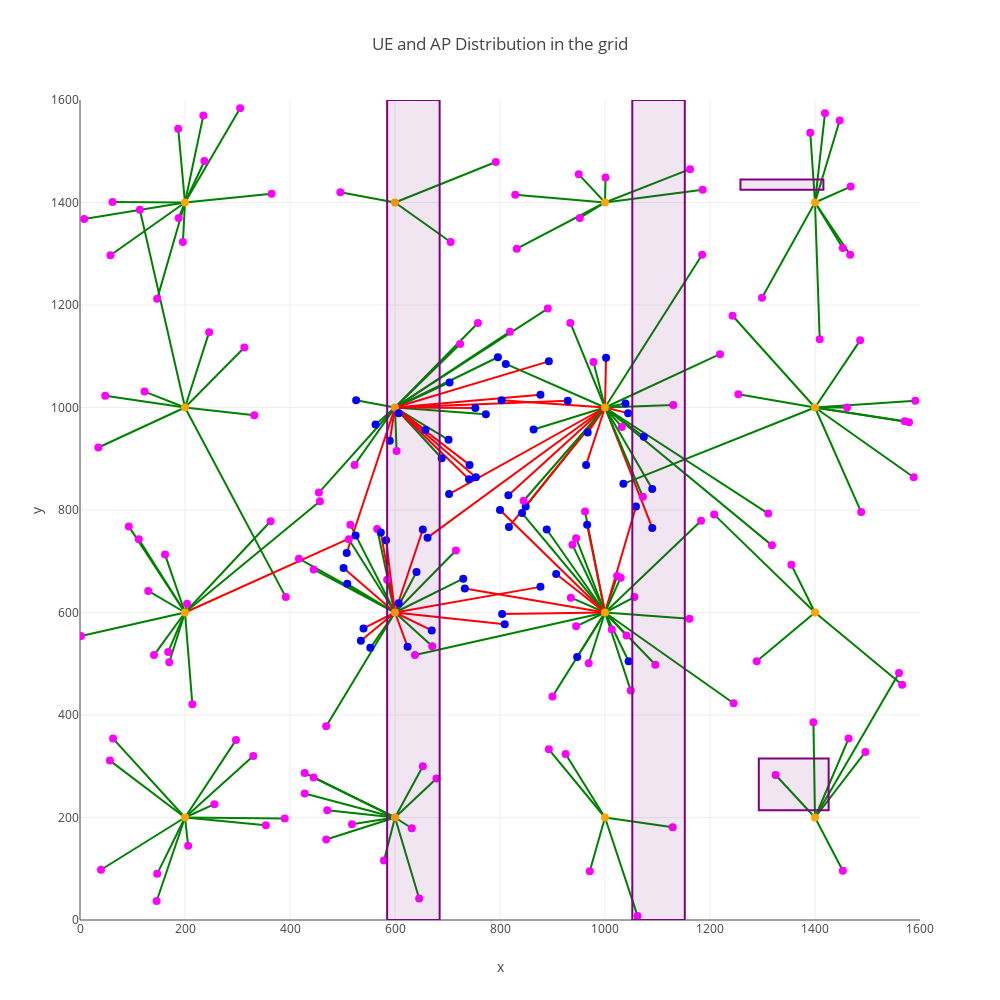

Notebook source saved alongside this figure:
### Code cell
#plot of ue and ap connection
ue_ap_list = result.UE_AP_LIST[0]
nodes = nodes = [(0, 0)]
nodes += [tuple(x.location) for x in ue_ap_list]
nodes_color = []
print(nodes_color)
nodes_color += ['orange'] * 16
for ue in ue_ap_list[16:]:
    if ue.app == 2:
            # video UEs
        color = 'blue'
    else:
            # Web UEs
        color = 'magenta'
    nodes_color.append(color)
n_x, n_y = zip(*nodes[1:])
nodes_dict = dict(
    type='scatter',
    x=n_x,
    y=n_y,
    mode='markers',
    marker=dict(size=8, color=nodes_color)
    )
edges = []
edge_color = []
for i, ue in enumerate(ue_ap_list[16:]):
    if ue.sla == 1:
        color = "green"
    else:
        color = "red"
    edges.append((ue.ap, i+17))
    edge_color.append(color)
edges_list = []
for k, e in enumerate(edges):
    info = dict(
        type='scatter',
        x=[nodes[e[0]][0], nodes[e[1]][0]],
        y=[nodes[e[0]][1], nodes[e[1]][1]],
        mode='lines',
        line=dict(width=2, color=edge_color[k])
    )
    edges_list.append(info)
data = edges_list + [nodes_dict]

figure={"data":data,
        "layout": {'xaxis':{'range': [0, 1600], 'title': 'x'},
                   'yaxis':{'range': [0, 1600], 'title': 'y'},
                   'title':"UE and AP Distribution in the grid",
                   'height' : 1000,
                   'width' :1000,
                   'showlegend': False,
                   "shapes":Rec_dict, 
                  }
       }
plotly.offline.iplot(figure)

### Figure 1 — Plotly figure (JSON) as saved in the notebook; plotly's stock layout.template omitted (floating-point values rounded to 4 significant figures; data arrays with more than 128 entries replaced by an {"elided": "..."} marker saying what was removed)
{"data": [{"line": {"color": "green", "width": 2}, "mode": "lines", "type": "scatter", "x": [1000, 945], "y": [600, 745]}, {"line": {"color": "green", "width": 2}, "mode": "lines", "type": "scatter", "x": [1000, 1162], "y": [1400, 1465]}, {"line": {"color": "green", "width": 2}, "mode": "lines", "type": "scatter", "x": [600, 689], "y": [1000, 901]}, {"line": {"color": "green", "width": 2}, "mode": "lines", "type": "scatter", "x": [1000, 952], "y": [1400, 1370]}, {"line": {"color": "green", "width": 2}, "mode": "lines", "type": "scatter", "x": [200, 392], "y": [1000, 630]}, {"line": {"color": "green", "width": 2}, "mode": "lines", "type": "scatter", "x": [600, 653], "y": [200, 300]}, {"line": {"color": "green", "width": 2}, "mode": "lines", "type": "scatter", "x": [1000, 1013], "y": [600, 567]}, {"line": {"color": "green", "width": 2}, "mode": "lines", "type": "scatter", "x": [1000, 889], "y": [600, 762]}, {"line": {"color": "green", "width": 2}, "mode": "lines", "type": "scatter", "x": [200, 114], "y": [1000, 1386]}, {"line": {"color": "green", "width": 2}, "mode": "lines", "type": "scatter", "x": [1000, 925], "y": [200, 324]}, {"line": {"color": "green", "width": 2}, "mode": "lines", "type": "scatter", "x": [200, 63], "y": [200, 354]}, {"line": {"color": "green", "width": 2}, "mode": "lines", "type": "scatter", "x": [200, 123], "y": [1000, 1031]}, {"line": {"color": "green", "width": 2}, "mode": "lines", "type": "scatter", "x": [1400, 1289], "y": [600, 505]}, {"line": {"color": "green", "width": 2}, "mode": "lines", "type": "scatter", "x": [200, 141], "y": [600, 517]}, {"line": {"color": "green", "width": 2}, "mode": "lines", "type": "scatter", "x": [1000, 900], "y": [600, 436]}, {"line": {"color": "green", "width": 2}, "mode": "lines", "type": "scatter", "x": [1000, 842], "y": [600, 794]}, {"line": {"color": "green", "width": 2}, "mode": "lines", "type": "scatter", "x": [600, 730], "y": [600, 666]}, {"line": {"color": "green", "width": 2}, "mode": "lines", "type": "scatter", "x": [600, 455], "y": [1000, 834]}, {"line": {"color": "green", "width": 2}, "mode": "lines", "type": "scatter", "x": [600, 704], "y": [1000, 1049]}, {"line": {"color": "green", "width": 2}, "mode": "lines", "type": "scatter", "x": [200, 235], "y": [1400, 1570]}, {"line": {"color": "green", "width": 2}, "mode": "lines", "type": "scatter", "x": [600, 469], "y": [600, 378]}, {"line": {"color": "green", "width": 2}, "mode": "lines", "type": "scatter", "x": [1000, 1183], "y": [600, 779]}, {"line": {"color": "green", "width": 2}, "mode": "lines", "type": "scatter", "x": [1000, 1185], "y": [1000, 1298]}, {"line": {"color": "green", "width": 2}, "mode": "lines", "type": "scatter", "x": [1000, 1041], "y": [600, 555]}, {"line": {"color": "green", "width": 2}, "mode": "lines", "type": "scatter", "x": [1000, 1245], "y": [600, 423]}, {"line": {"color": "green", "width": 2}, "mode": "lines", "type": "scatter", "x": [1400, 1355], "y": [600, 693]}, {"line": {"color": "green", "width": 2}, "mode": "lines", "type": "scatter", "x": [1000, 978], "y": [1000, 1089]}, {"line": {"color": "green", "width": 2}, "mode": "lines", "type": "scatter", "x": [1400, 1447], "y": [1400, 1560]}, {"line": {"color": "green", "width": 2}, "mode": "lines", "type": "scatter", "x": [1000, 1161], "y": [600, 588]}, {"line": {"color": "green", "width": 2}, "mode": "lines", "type": "scatter", "x": [1000, 849], "y": [1000, 807]}, {"line": {"color": "green", "width": 2}, "mode": "lines", "type": "scatter", "x": [200, 168], "y": [600, 523]}, {"line": {"color": "green", "width": 2}, "mode": "lines", "type": "scatter", "x": [1400, 1453], "y": [1400, 1311]}, {"line": {"color": "green", "width": 2}, "mode": "lines", "type": "scatter", "x": [1400, 1579], "y": [1000, 971]}, {"line": {"color": "green", "width": 2}, "mode": "lines", "type": "scatter", "x": [1400, 1496], "y": [200, 328]}, {"line": {"color": "green", "width": 2}, "mode": "lines", "type": "scatter", "x": [600, 607], "y": [1000, 989]}, {"line": {"color": "green", "width": 2}, "mode": "lines", "type": "scatter", "x": [200, 363], "y": [600, 778]}, {"line": {"color": "green", "width": 2}, "mode": "lines", "type": "scatter", "x": [600, 891], "y": [1000, 1193]}, {"line": {"color": "green", "width": 2}, "mode": "lines", "type": "scatter", "x": [200, 62], "y": [1400, 1401]}, {"line": {"color": "green", "width": 2}, "mode": "lines", "type": "scatter", "x": [200, 130], "y": [600, 642]}, {"line": {"color": "green", "width": 2}, "mode": "lines", "type": "scatter", "x": [200, 147], "y": [1400, 1212]}, {"line": {"color": "green", "width": 2}, "mode": "lines", "type": "scatter", "x": [1000, 864], "y": [1000, 957]}, {"line": {"color": "green", "width": 2}, "mode": "lines", "type": "scatter", "x": [1000, 935], "y": [600, 629]}, {"line": {"color": "green", "width": 2}, "mode": "lines", "type": "scatter", "x": [600, 566], "y": [600, 763]}, {"line": {"color": "green", "width": 2}, "mode": "lines", "type": "scatter", "x": [200, 35], "y": [1000, 922]}, {"line": {"color": "red", "width": 2}, "mode": "lines", "type": "scatter", "x": [1000, 733], "y": [600, 647]}, {"line": {"color": "green", "width": 2}, "mode": "lines", "type": "scatter", "x": [1000, 1045], "y": [600, 505]}, {"line": {"color": "green", "width": 2}, "mode": "lines", "type": "scatter", "x": [600, 716], "y": [600, 721]}, {"line": {"color": "green", "width": 2}, "mode": "lines", "type": "scatter", "x": [1000, 947], "y": [600, 513]}, {"line": {"color": "green", "width": 2}, "mode": "lines", "type": "scatter", "x": [1000, 638], "y": [600, 517]}, {"line": {"color": "green", "width": 2}, "mode": "lines", "type": "scatter", "x": [200, 354], "y": [200, 185]}, {"line": {"color": "green", "width": 2}, "mode": "lines", "type": "scatter", "x": [600, 471], "y": [200, 214]}, {"line": {"color": "green", "width": 2}, "mode": "lines", "type": "scatter", "x": [200, 297], "y": [200, 351]}, {"line": {"color": "green", "width": 2}, "mode": "lines", "type": "scatter", "x": [1000, 1186], "y": [1400, 1425]}, {"line": {"color": "green", "width": 2}, "mode": "lines", "type": "scatter", "x": [600, 509], "y": [600, 656]}, {"line": {"color": "green", "width": 2}, "mode": "lines", "type": "scatter", "x": [600, 641], "y": [600, 679]}, {"line": {"color": "green", "width": 2}, "mode": "lines", "type": "scatter", "x": [1000, 1130], "y": [1000, 1005]}, {"line": {"color": "green", "width": 2}, "mode": "lines", "type": "scatter", "x": [1400, 1560], "y": [200, 482]}, {"line": {"color": "green", "width": 2}, "mode": "lines", "type": "scatter", "x": [1000, 934], "y": [1000, 1165]}, {"line": {"color": "green", "width": 2}, "mode": "lines", "type": "scatter", "x": [1000, 811], "y": [1000, 1085]}, {"line": {"color": "green", "width": 2}, "mode": "lines", "type": "scatter", "x": [1400, 1488], "y": [1000, 796]}, {"line": {"color": "green", "width": 2}, "mode": "lines", "type": "scatter", "x": [600, 585], "y": [600, 664]}, {"line": {"color": "green", "width": 2}, "mode": "lines", "type": "scatter", "x": [200, 57], "y": [200, 311]}, {"line": {"color": "green", "width": 2}, "mode": "lines", "type": "scatter", "x": [1000, 1129], "y": [200, 181]}, {"line": {"color": "green", "width": 2}, "mode": "lines", "type": "scatter", "x": [1400, 1409], "y": [1400, 1133]}, {"line": {"color": "green", "width": 2}, "mode": "lines", "type": "scatter", "x": [600, 671], "y": [600, 534]}, {"line": {"color": "green", "width": 2}, "mode": "lines", "type": "scatter", "x": [1000, 1049], "y": [600, 448]}, {"line": {"color": "green", "width": 2}, "mode": "lines", "type": "scatter", "x": [200, 147], "y": [200, 90]}, {"line": {"color": "green", "width": 2}, "mode": "lines", "type": "scatter", "x": [600, 445], "y": [200, 278]}, {"line": {"color": "green", "width": 2}, "mode": "lines", "type": "scatter", "x": [600, 553], "y": [600, 531]}, {"line": {"color": "green", "width": 2}, "mode": "lines", "type": "scatter", "x": [1400, 1588], "y": [1000, 864]}, {"line": {"color": "green", "width": 2}, "mode": "lines", "type": "scatter", "x": [1000, 1074], "y": [1000, 943]}, {"line": {"color": "green", "width": 2}, "mode": "lines", "type": "scatter", "x": [200, 187], "y": [1400, 1544]}, {"line": {"color": "green", "width": 2}, "mode": "lines", "type": "scatter", "x": [1400, 1208], "y": [600, 791]}, {"line": {"color": "green", "width": 2}, "mode": "lines", "type": "scatter", "x": [1000, 1032], "y": [1000, 962]}, {"line": {"color": "green", "width": 2}, "mode": "lines", "type": "scatter", "x": [1400, 1325], "y": [200, 283]}, {"line": {"color": "green", "width": 2}, "mode": "lines", "type": "scatter", "x": [200, 58], "y": [1400, 1297]}, {"line": {"color": "green", "width": 2}, "mode": "lines", "type": "scatter", "x": [600, 563], "y": [1000, 967]}, {"line": {"color": "green", "width": 2}, "mode": "lines", "type": "scatter", "x": [1400, 1461], "y": [1000, 1000]}, {"line": {"color": "green", "width": 2}, "mode": "lines", "type": "scatter", "x": [1000, 893], "y": [200, 333]}, {"line": {"color": "green", "width": 2}, "mode": "lines", "type": "scatter", "x": [1400, 1243], "y": [1000, 1179]}, {"line": {"color": "green", "width": 2}, "mode": "lines", "type": "scatter", "x": [600, 706], "y": [1400, 1323]}, {"line": {"color": "green", "width": 2}, "mode": "lines", "type": "scatter", "x": [1400, 1391], "y": [1400, 1536]}, {"line": {"color": "green", "width": 2}, "mode": "lines", "type": "scatter", "x": [600, 428], "y": [200, 247]}, {"line": {"color": "green", "width": 2}, "mode": "lines", "type": "scatter", "x": [600, 445], "y": [600, 684]}, {"line": {"color": "green", "width": 2}, "mode": "lines", "type": "scatter", "x": [1000, 829], "y": [1400, 1415]}, {"line": {"color": "green", "width": 2}, "mode": "lines", "type": "scatter", "x": [1000, 1090], "y": [1000, 841]}, {"line": {"color": "green", "width": 2}, "mode": "lines", "type": "scatter", "x": [1000, 945], "y": [600, 573]}, {"line": {"color": "green", "width": 2}, "mode": "lines", "type": "scatter", "x": [200, 256], "y": [200, 226]}, {"line": {"color": "green", "width": 2}, "mode": "lines", "type": "scatter", "x": [1000, 1311], "y": [1000, 793]}, {"line": {"color": "green", "width": 2}, "mode": "lines", "type": "scatter", "x": [1400, 1467], "y": [1400, 1298]}, {"line": {"color": "green", "width": 2}, "mode": "lines", "type": "scatter", "x": [200, 196], "y": [1400, 1323]}, {"line": {"color": "green", "width": 2}, "mode": "lines", "type": "scatter", "x": [200, 48], "y": [1000, 1023]}, {"line": {"color": "green", "width": 2}, "mode": "lines", "type": "scatter", "x": [600, 792], "y": [1400, 1479]}, {"line": {"color": "green", "width": 2}, "mode": "lines", "type": "scatter", "x": [600, 603], "y": [1000, 915]}, {"line": {"color": "green", "width": 2}, "mode": "lines", "type": "scatter", "x": [600, 607], "y": [600, 618]}, {"line": {"color": "green", "width": 2}, "mode": "lines", "type": "scatter", "x": [600, 758], "y": [1000, 1165]}, {"line": {"color": "green", "width": 2}, "mode": "lines", "type": "scatter", "x": [1000, 971], "y": [200, 95]}, {"line": {"color": "green", "width": 2}, "mode": "lines", "type": "scatter", "x": [1000, 1056], "y": [600, 630]}, {"line": {"color": "green", "width": 2}, "mode": "lines", "type": "scatter", "x": [1000, 1023], "y": [600, 671]}, {"line": {"color": "green", "width": 2}, "mode": "lines", "type": "scatter", "x": [600, 417], "y": [600, 705]}, {"line": {"color": "green", "width": 2}, "mode": "lines", "type": "scatter", "x": [600, 518], "y": [200, 187]}, {"line": {"color": "green", "width": 2}, "mode": "lines", "type": "scatter", "x": [1400, 1254], "y": [1000, 1026]}, {"line": {"color": "green", "width": 2}, "mode": "lines", "type": "scatter", "x": [600, 773], "y": [1000, 987]}, {"line": {"color": "green", "width": 2}, "mode": "lines", "type": "scatter", "x": [1000, 950], "y": [1400, 1455]}, {"line": {"color": "green", "width": 2}, "mode": "lines", "type": "scatter", "x": [600, 526], "y": [1000, 1014]}, {"line": {"color": "green", "width": 2}, "mode": "lines", "type": "scatter", "x": [200, 246], "y": [1000, 1147]}, {"line": {"color": "green", "width": 2}, "mode": "lines", "type": "scatter", "x": [600, 796], "y": [1000, 1098]}, {"line": {"color": "red", "width": 2}, "mode": "lines", "type": "scatter", "x": [1000, 1090], "y": [1000, 765]}, {"line": {"color": "green", "width": 2}, "mode": "lines", "type": "scatter", "x": [1000, 1039], "y": [1000, 1008]}, {"line": {"color": "green", "width": 2}, "mode": "lines", "type": "scatter", "x": [200, 204], "y": [600, 617]}, {"line": {"color": "red", "width": 2}, "mode": "lines", "type": "scatter", "x": [1000, 804], "y": [600, 597]}, {"line": {"color": "green", "width": 2}, "mode": "lines", "type": "scatter", "x": [600, 819], "y": [1000, 1148]}, {"line": {"color": "green", "width": 2}, "mode": "lines", "type": "scatter", "x": [200, 365], "y": [1400, 1417]}, {"line": {"color": "green", "width": 2}, "mode": "lines", "type": "scatter", "x": [600, 702], "y": [1000, 937]}, {"line": {"color": "green", "width": 2}, "mode": "lines", "type": "scatter", "x": [200, 93], "y": [600, 768]}, {"line": {"color": "red", "width": 2}, "mode": "lines", "type": "scatter", "x": [600, 809], "y": [600, 577]}, {"line": {"color": "green", "width": 2}, "mode": "lines", "type": "scatter", "x": [600, 646], "y": [200, 42]}, {"line": {"color": "green", "width": 2}, "mode": "lines", "type": "scatter", "x": [1000, 1001], "y": [1400, 1449]}, {"line": {"color": "green", "width": 2}, "mode": "lines", "type": "scatter", "x": [1000, 1096], "y": [600, 498]}, {"line": {"color": "green", "width": 2}, "mode": "lines", "type": "scatter", "x": [600, 515], "y": [600, 771]}, {"line": {"color": "green", "width": 2}, "mode": "lines", "type": "scatter", "x": [200, 305], "y": [1400, 1584]}, {"line": {"color": "green", "width": 2}, "mode": "lines", "type": "scatter", "x": [200, 330], "y": [200, 320]}, {"line": {"color": "green", "width": 2}, "mode": "lines", "type": "scatter", "x": [1000, 1072], "y": [1000, 826]}, {"line": {"color": "red", "width": 2}, "mode": "lines", "type": "scatter", "x": [600, 502], "y": [600, 687]}, {"line": {"color": "red", "width": 2}, "mode": "lines", "type": "scatter", "x": [1000, 964], "y": [1000, 888]}, {"line": {"color": "green", "width": 2}, "mode": "lines", "type": "scatter", "x": [600, 724], "y": [1000, 1124]}, {"line": {"color": "green", "width": 2}, "mode": "lines", "type": "scatter", "x": [200, 390], "y": [200, 198]}, {"line": {"color": "green", "width": 2}, "mode": "lines", "type": "scatter", "x": [1400, 1419], "y": [1400, 1574]}, {"line": {"color": "red", "width": 2}, "mode": "lines", "type": "scatter", "x": [1000, 1044], "y": [1000, 989]}, {"line": {"color": "red", "width": 2}, "mode": "lines", "type": "scatter", "x": [1000, 816], "y": [1000, 829]}, {"line": {"color": "red", "width": 2}, "mode": "lines", "type": "scatter", "x": [600, 741], "y": [1000, 860]}, {"line": {"color": "red", "width": 2}, "mode": "lines", "type": "scatter", "x": [1000, 907], "y": [600, 675]}, {"line": {"color": "green", "width": 2}, "mode": "lines", "type": "scatter", "x": [600, 679], "y": [200, 276]}, {"line": {"color": "green", "width": 2}, "mode": "lines", "type": "scatter", "x": [1400, 1035], "y": [1000, 851]}, {"line": {"color": "green", "width": 2}, "mode": "lines", "type": "scatter", "x": [200, 332], "y": [1000, 985]}, {"line": {"color": "green", "width": 2}, "mode": "lines", "type": "scatter", "x": [600, 523], "y": [1000, 888]}, {"line": {"color": "green", "width": 2}, "mode": "lines", "type": "scatter", "x": [1000, 962], "y": [600, 797]}, {"line": {"color": "red", "width": 2}, "mode": "lines", "type": "scatter", "x": [600, 753], "y": [1000, 999]}, {"line": {"color": "red", "width": 2}, "mode": "lines", "type": "scatter", "x": [600, 893], "y": [1000, 1090]}, {"line": {"color": "green", "width": 2}, "mode": "lines", "type": "scatter", "x": [1000, 1318], "y": [1000, 731]}, {"line": {"color": "red", "width": 2}, "mode": "lines", "type": "scatter", "x": [1000, 662], "y": [1000, 746]}, {"line": {"color": "red", "width": 2}, "mode": "lines", "type": "scatter", "x": [600, 877], "y": [600, 650]}, {"line": {"color": "red", "width": 2}, "mode": "lines", "type": "scatter", "x": [600, 540], "y": [600, 569]}, {"line": {"color": "green", "width": 2}, "mode": "lines", "type": "scatter", "x": [200, 8], "y": [1400, 1368]}, {"line": {"color": "green", "width": 2}, "mode": "lines", "type": "scatter", "x": [1000, 938], "y": [600, 732]}, {"line": {"color": "green", "width": 2}, "mode": "lines", "type": "scatter", "x": [1400, 1571], "y": [1000, 973]}, {"line": {"color": "red", "width": 2}, "mode": "lines", "type": "scatter", "x": [600, 535], "y": [600, 545]}, {"line": {"color": "red", "width": 2}, "mode": "lines", "type": "scatter", "x": [1000, 967], "y": [1000, 951]}, {"line": {"color": "red", "width": 2}, "mode": "lines", "type": "scatter", "x": [600, 583], "y": [600, 741]}, {"line": {"color": "red", "width": 2}, "mode": "lines", "type": "scatter", "x": [600, 624], "y": [600, 533]}, {"line": {"color": "red", "width": 2}, "mode": "lines", "type": "scatter", "x": [600, 573], "y": [600, 756]}, {"line": {"color": "red", "width": 2}, "mode": "lines", "type": "scatter", "x": [200, 525], "y": [600, 750]}, {"line": {"color": "green", "width": 2}, "mode": "lines", "type": "scatter", "x": [200, 313], "y": [1000, 1117]}, {"line": {"color": "green", "width": 2}, "mode": "lines", "type": "scatter", "x": [1000, 1219], "y": [1000, 1104]}, {"line": {"color": "green", "width": 2}, "mode": "lines", "type": "scatter", "x": [200, 188], "y": [1400, 1370]}, {"line": {"color": "red", "width": 2}, "mode": "lines", "type": "scatter", "x": [1000, 817], "y": [1000, 767]}, {"line": {"color": "green", "width": 2}, "mode": "lines", "type": "scatter", "x": [600, 579], "y": [200, 116]}, {"line": {"color": "green", "width": 2}, "mode": "lines", "type": "scatter", "x": [1000, 1062], "y": [200, 8]}, {"line": {"color": "red", "width": 2}, "mode": "lines", "type": "scatter", "x": [1000, 966], "y": [600, 771]}, {"line": {"color": "red", "width": 2}, "mode": "lines", "type": "scatter", "x": [600, 877], "y": [1000, 1025]}, {"line": {"color": "red", "width": 2}, "mode": "lines", "type": "scatter", "x": [600, 653], "y": [600, 762]}, {"line": {"color": "red", "width": 2}, "mode": "lines", "type": "scatter", "x": [600, 508], "y": [1000, 716]}, {"line": {"color": "green", "width": 2}, "mode": "lines", "type": "scatter", "x": [200, 214], "y": [600, 421]}, {"line": {"color": "green", "width": 2}, "mode": "lines", "type": "scatter", "x": [1000, 832], "y": [1400, 1310]}, {"line": {"color": "green", "width": 2}, "mode": "lines", "type": "scatter", "x": [200, 457], "y": [600, 817]}, {"line": {"color": "red", "width": 2}, "mode": "lines", "type": "scatter", "x": [600, 754], "y": [1000, 864]}, {"line": {"color": "green", "width": 2}, "mode": "lines", "type": "scatter", "x": [1400, 1464], "y": [200, 354]}, {"line": {"color": "red", "width": 2}, "mode": "lines", "type": "scatter", "x": [600, 590], "y": [1000, 935]}, {"line": {"color": "green", "width": 2}, "mode": "lines", "type": "scatter", "x": [600, 428], "y": [200, 287]}, {"line": {"color": "red", "width": 2}, "mode": "lines", "type": "scatter", "x": [1000, 1002], "y": [1000, 1097]}, {"line": {"color": "green", "width": 2}, "mode": "lines", "type": "scatter", "x": [1000, 845], "y": [1000, 818]}, {"line": {"color": "green", "width": 2}, "mode": "lines", "type": "scatter", "x": [600, 496], "y": [1400, 1420]}, {"line": {"color": "green", "width": 2}, "mode": "lines", "type": "scatter", "x": [1400, 1397], "y": [200, 386]}, {"line": {"color": "red", "width": 2}, "mode": "lines", "type": "scatter", "x": [1000, 800], "y": [600, 800]}, {"line": {"color": "green", "width": 2}, "mode": "lines", "type": "scatter", "x": [200, 237], "y": [1400, 1481]}, {"line": {"color": "green", "width": 2}, "mode": "lines", "type": "scatter", "x": [1400, 1486], "y": [1000, 1131]}, {"line": {"color": "green", "width": 2}, "mode": "lines", "type": "scatter", "x": [200, 2], "y": [600, 554]}, {"line": {"color": "green", "width": 2}, "mode": "lines", "type": "scatter", "x": [1400, 1453], "y": [200, 96]}, {"line": {"color": "green", "width": 2}, "mode": "lines", "type": "scatter", "x": [600, 469], "y": [200, 157]}, {"line": {"color": "green", "width": 2}, "mode": "lines", "type": "scatter", "x": [200, 170], "y": [600, 503]}, {"line": {"color": "red", "width": 2}, "mode": "lines", "type": "scatter", "x": [600, 929], "y": [1000, 1013]}, {"line": {"color": "red", "width": 2}, "mode": "lines", "type": "scatter", "x": [600, 670], "y": [600, 565]}, {"line": {"color": "green", "width": 2}, "mode": "lines", "type": "scatter", "x": [200, 112], "y": [600, 743]}, {"line": {"color": "green", "width": 2}, "mode": "lines", "type": "scatter", "x": [600, 632], "y": [200, 179]}, {"line": {"color": "green", "width": 2}, "mode": "lines", "type": "scatter", "x": [1400, 1299], "y": [1400, 1214]}, {"line": {"color": "green", "width": 2}, "mode": "lines", "type": "scatter", "x": [1400, 1591], "y": [1000, 1013]}, {"line": {"color": "green", "width": 2}, "mode": "lines", "type": "scatter", "x": [1400, 1468], "y": [1400, 1431]}, {"line": {"color": "red", "width": 2}, "mode": "lines", "type": "scatter", "x": [600, 742], "y": [1000, 888]}, {"line": {"color": "red", "width": 2}, "mode": "lines", "type": "scatter", "x": [1000, 803], "y": [1000, 1014]}, {"line": {"color": "red", "width": 2}, "mode": "lines", "type": "scatter", "x": [600, 658], "y": [1000, 956]}, {"line": {"color": "red", "width": 2}, "mode": "lines", "type": "scatter", "x": [1000, 1059], "y": [600, 807]}, {"line": {"color": "green", "width": 2}, "mode": "lines", "type": "scatter", "x": [200, 40], "y": [200, 98]}, {"line": {"color": "green", "width": 2}, "mode": "lines", "type": "scatter", "x": [200, 162], "y": [600, 713]}, {"line": {"color": "green", "width": 2}, "mode": "lines", "type": "scatter", "x": [1000, 969], "y": [600, 501]}, {"line": {"color": "green", "width": 2}, "mode": "lines", "type": "scatter", "x": [200, 206], "y": [200, 145]}, {"line": {"color": "red", "width": 2}, "mode": "lines", "type": "scatter", "x": [1000, 703], "y": [1000, 831]}, {"line": {"color": "green", "width": 2}, "mode": "lines", "type": "scatter", "x": [1000, 1030], "y": [600, 668]}, {"line": {"color": "green", "width": 2}, "mode": "lines", "type": "scatter", "x": [600, 512], "y": [600, 743]}, {"line": {"color": "green", "width": 2}, "mode": "lines", "type": "scatter", "x": [200, 146], "y": [200, 37]}, {"line": {"color": "green", "width": 2}, "mode": "lines", "type": "scatter", "x": [1400, 1566], "y": [600, 459]}, {"marker": {"color": {"elided": "216 str values"}, "size": 8}, "mode": "markers", "type": "scatter", "x": {"elided": "216 int values"}, "y": {"elided": "216 int values"}}], "layout": {"height": 1000, "shapes": [{"fillcolor": "rgba(128, 0, 128 0.1)", "line": {"color": "rgba(128, 0, 128, 1)", "width": 2}, "type": "rect", "x0": 585, "x1": 685, "y0": 0, "y1": 1600}, {"fillcolor": "rgba(128, 0, 128 0.1)", "line": {"color": "rgba(128, 0, 128, 1)", "width": 2}, "type": "rect", "x0": 1293, "x1": 1426, "y0": 214, "y1": 315}, {"fillcolor": "rgba(128, 0, 128 0.1)", "line": {"color": "rgba(128, 0, 128, 1)", "width": 2}, "type": "rect", "x0": 1258, "x1": 1416, "y0": 1425, "y1": 1445}, {"fillcolor": "rgba(128, 0, 128 0.1)", "line": {"color": "rgba(128, 0, 128, 1)", "width": 2}, "type": "rect", "x0": 1052, "x1": 1152, "y0": 0, "y1": 1600}], "showlegend": false, "title": "UE and AP Distribution in the grid", "width": 1000, "xaxis": {"range": [0, 1600], "title": "x"}, "yaxis": {"range": [0, 1600], "title": "y"}}}
